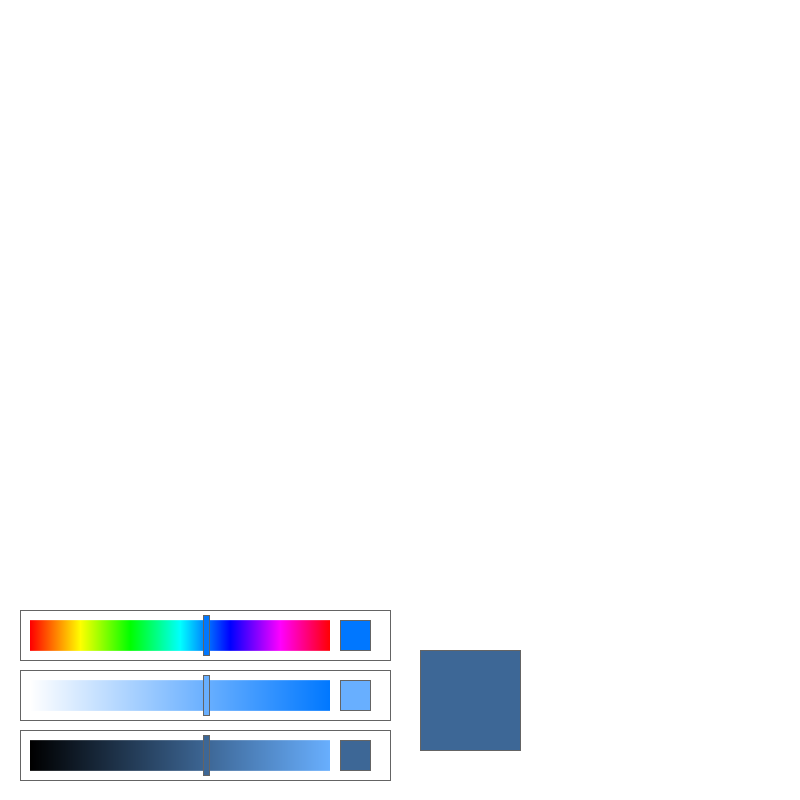
Frame 1 (no input)
Frame 60 (the mouse pressed at the canvas centre just before this capture): identical to frame 1, image omitted
Frame 120 (the mouse held since frame 60 and released just before this capture): identical to frame 1, image omitted

The Processing sketch that drew this single still picture (run headless with seeded random() and noise(); from frame 60 on, the mouse is pressed at the canvas centre):

// Processing sketch: processing_186155
// ── processing_186155.pde

float _barWidth=300.0;    //slider-bar width;
float _hueVal=_barWidth/2;  //initial hueValue global value
float _satVal= _barWidth/2;
float _brightVal= _barWidth/2;
float _x;
float _y;

void setup(){
  background(255);
  size(800,800);
  colorMode(HSB);
  stroke(0,0,0);
  _x= width/2;
  _y= height/2;
}

void draw(){
  _hueVal= drawSlider(30.0,620.0,_barWidth,30.0,_hueVal); 
 fill(_hueVal,255,255);  //use the new _hueValue to set fill for drawing canvas object

_satVal= drawSlider2(30.0,680.0,_barWidth,30.0,_satVal); 
 fill(_hueVal,_satVal,255);  //use the new _hueValue to set fill for drawing canvas object
 
 _brightVal= drawSlider3(30.0,740.0,_barWidth,30.0,_brightVal); 
 fill(_hueVal,_satVal,_brightVal);  //use the new _hueValue to set fill for drawing canvas object
 rect(420,650,100,100);  // verify color changes when slider is moved

  float distance= dist (_x,_y, mouseX, mouseY);
     float speed=abs(mouseX-pmouseX) +abs(mouseY-pmouseY);
     if((distance > 10) && mousePressed){
        translate(mouseX, mouseY);
        ellipse(0,0,2+(speed*.25),6-(speed*.25)); //use speed to modify width, height
        ellipse(3+random(-5,5),5+random(-5,5),5+(speed*.25),6-(speed*.25)); //
        _x = mouseX;
        _y = mouseY;

    }
}

float drawSlider(float xPos, float yPos, float sWidth, float sHeight,float hueVal){
  fill(255);
  stroke(100);
  rect(xPos-10,yPos-10,sWidth+70,sHeight+20);  //draw white background behind slider
  
  float sliderPos=map(hueVal,0.0,255.0,0.0,sWidth); //find the current sliderPosition from hueVal
  
  for(int i=0;i<sWidth;i++){  //draw 1 line for each hueValue from 0-255
      float hueValue=map(i,0.0,sWidth,0.0,255.0);  //get hueVal for each i position //local variable
      stroke(hueValue,255,255);
      line(xPos+i,yPos,xPos+i,yPos+sHeight);
  }
  if(mousePressed && mouseX>xPos && mouseX<(xPos+sWidth) && mouseY>yPos && mouseY <yPos+sHeight){
     sliderPos=mouseX-xPos;
     hueVal=map(sliderPos,0.0,sWidth,0.0,255.0);  // get new hueVal based on moved slider
  }
  stroke(100);
  fill(hueVal,255,255);  //either new or old hueVal 
  rect(sliderPos+xPos-3,yPos-5,6,sHeight+10);  //this is our slider indicator that moves
  rect(sWidth+40, yPos, sHeight,sHeight); // this rectangle displays the changing color to the right side
  return hueVal;
}

float drawSlider2(float xPos, float yPos, float sWidth, float sHeight,float satVal){
  fill(255);
  stroke(100);
  rect(xPos-10,yPos-10,sWidth+70,sHeight+20);  //draw white background behind slider
  
  float sliderPos=map(satVal,0.0,255.0,0.0,sWidth); //find the current sliderPosition from hueVal
  
  for(int i=0;i<sWidth;i++){  //draw 1 line for each hueValue from 0-255
      float _satVal=map(i,0.0,sWidth,0.0,255.0);  //get hueVal for each i position //local variable
      stroke(_hueVal,_satVal,255);
      line(xPos+i,yPos,xPos+i,yPos+sHeight);
  }
  if(mousePressed && mouseX>xPos && mouseX<(xPos+sWidth) && mouseY>yPos && mouseY <yPos+sHeight){
     sliderPos=mouseX-xPos;
     satVal=map(sliderPos,0.0,sWidth,0.0,255.0);  // get new hueVal based on moved slider
  }
  stroke(100);
  fill(_hueVal,_satVal,255);  //either new or old hueVal 
  rect(sliderPos+xPos-3,yPos-5,6,sHeight+10);  //this is our slider indicator that moves
  rect(sWidth+40, yPos, sHeight,sHeight); // this rectangle displays the changing color to the right side
  return satVal;
}

float drawSlider3(float xPos, float yPos, float sWidth, float sHeight,float brightVal){
  fill(255);
  stroke(100);
  rect(xPos-10,yPos-10,sWidth+70,sHeight+20);  //draw white background behind slider
  
  float sliderPos=map(brightVal,0.0,255.0,0.0,sWidth); //find the current sliderPosition from hueVal
  
  for(int i=0;i<sWidth;i++){  //draw 1 line for each hueValue from 0-255
      float _brightVal=map(i,0.0,sWidth,0.0,255.0);  //get hueVal for each i position //local variable
      stroke(_hueVal,_satVal,_brightVal);
      line(xPos+i,yPos,xPos+i,yPos+sHeight);
  }
  if(mousePressed && mouseX>xPos && mouseX<(xPos+sWidth) && mouseY>yPos && mouseY <yPos+sHeight){
     sliderPos=mouseX-xPos;
     brightVal=map(sliderPos,0.0,sWidth,0.0,255.0);  // get new hueVal based on moved slider
  }
  stroke(100);
  fill(_hueVal,_satVal,_brightVal);  //either new or old hueVal 
  rect(sliderPos+xPos-3,yPos-5,6,sHeight+10);  //this is our slider indicator that moves
  rect(sWidth+40, yPos, sHeight,sHeight); // this rectangle displays the changing color to the right side
  return brightVal;
}
